Frame 1 (no input): blank canvas, image omitted
Frame 60 (no input): blank canvas, image omitted
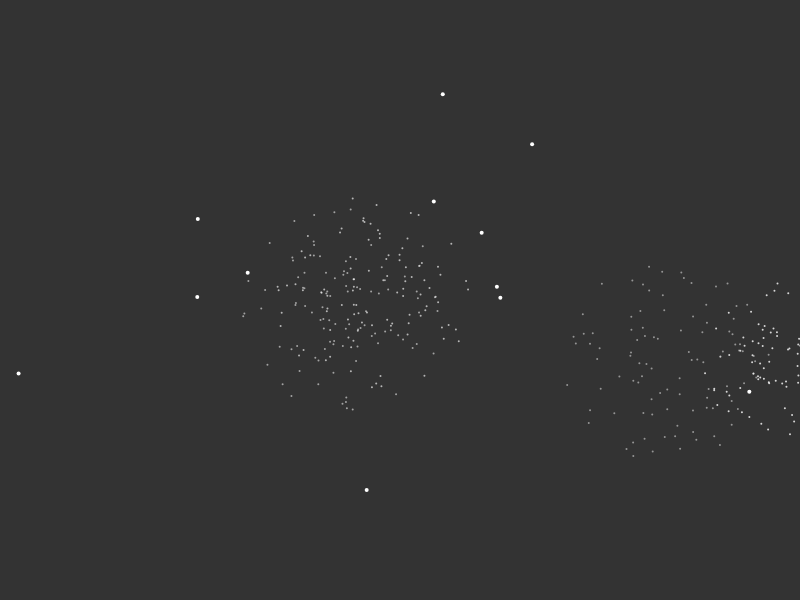
Frame 120 (the mouse pressed at the canvas centre since frame 60)

The p5.js sketch whose frames 1 and 60 were blank and that drew this single picture after the mouse press (run headless with seeded random() and noise() and a simulated clock; from frame 60 on, the mouse is pressed at the canvas centre):

// p5.js sketch
// ── sketch.js
var fireworks =[];
var gravity;

function setup(){
    createCanvas(800,600);
    gravity = createVector(0, 0.1);
    
    stroke(255);
    strokeWeight(4);

}
function draw(){
    background(51);
    // randomisti noin kerran kymmenessä framessa luodaan uusi firework
    if (random(1) < 0.1){
        fireworks.push(new Firework());
    }
    for (var i = fireworks.length-1; i >= 0; i--){
        fireworks[i].update();
        fireworks[i].show();
        if(fireworks[i].done()){
            fireworks.splice(i,1);
        }
    }
    //Testaa arrayn kokoa: console.log(fireworks.length);


}
// ── fireworks.js
function Firework(){
    this.firework = new Particle(random(width),height,true);
    this.exploded = false;
    this.particles = [];

    this.done = function(){
        if(this.exploded && this.particles.length == 0){
            return true;
        }
        else {
            return false;
        }
    }

    this.update = function(){
    	// Päivitetään vain jos firework on olemassa. olisi monta eri tapaa tehdä tämä, varmasti helpompia.
    	if (!this.exploded){
            this.firework.applyForce(gravity);
            this.firework.update();

            // Jos fireworkin Y velocity on positiivinen tai 0 (eli liikkuisi alaspäin tai olisi paikallaan, niin räjähdetään)
            if(this.firework.vel.y >= 0){
            	// Lakataan piirtämästä fireworkkia koska se on räjähtänyt
                this.exploded = true;
                this.explode();
            }
        }
        for (var i = this.particles.length-1; i >= 0; i--){
            this.particles[i].applyForce(gravity);
            this.particles[i].update();
            // done = oma funktio
            if (this.particles[i].done()){
            	// Splice on javascript funktio joka tuhoaa jotakin arraysta
                this.particles.splice(i,1);
            }
        }
    }
    this.explode = function(){
    	for (var i = 0; i < 100; i++){
    		// particle luodaan siihen pisteeseen jossa firework oli
    		var p = new Particle(this.firework.pos.x, this.firework.pos.y, false);
            this.particles.push(p);
    	}
    }

    this.show = function(){
    	// Sama juttu. näytetään firework vaan jos se on olemassa.
    	if (!this.exploded){
            this.firework.show();
        }
        for (var i = 0; i < this.particles.length; i++){
            this.particles[i].show();
        }
    }
}
// ── particle.js
function Particle(x,y,firework){
    this.pos = createVector(x,y);
    this.firework = firework;
    this.lifespan = 255;
    this.acc = createVector(0,0);

    if (this.firework){
        // fireworkeilla on random nopeus jotta lentävät eri korkeuksille
        this.vel = createVector(0,random(-11,-7));
    }
    else {
        this.vel = p5.Vector.random2D();
        this.vel.mult(random(2,12));
    }
    

    this.applyForce = function(force){
        this.acc.add(force);
    }

    this.update = function(){
        if (!this.firework){
            this.vel.mult(0.9);
            this.lifespan -= 4;
        }
        this.vel.add(this.acc);
        this.pos.add(this.vel);
        // tällä sai jotenkin fireworkin lentään korkeemmalle ja pehmeemmin. miksi?
        this.acc.mult(0);
    }

    this.done = function(){
        if(this.lifespan<0){
            return true;
        }
        else {
            return false;
        }
    }

    this.show = function(){
        if (!this.firework){
            strokeWeight(2);
            // lifespan = alpha eli himmenee
            stroke(255, this.lifespan);
        }
        else {
            strokeWeight(4);
            // jos tästä stroken jätti pois niin strokealphaksi jäi pysyvästi lifespan eli myös fireworkit alko vilkkumaan!
            stroke(255,255);
            
        }
        point(this.pos.x, this.pos.y);
    }
}
